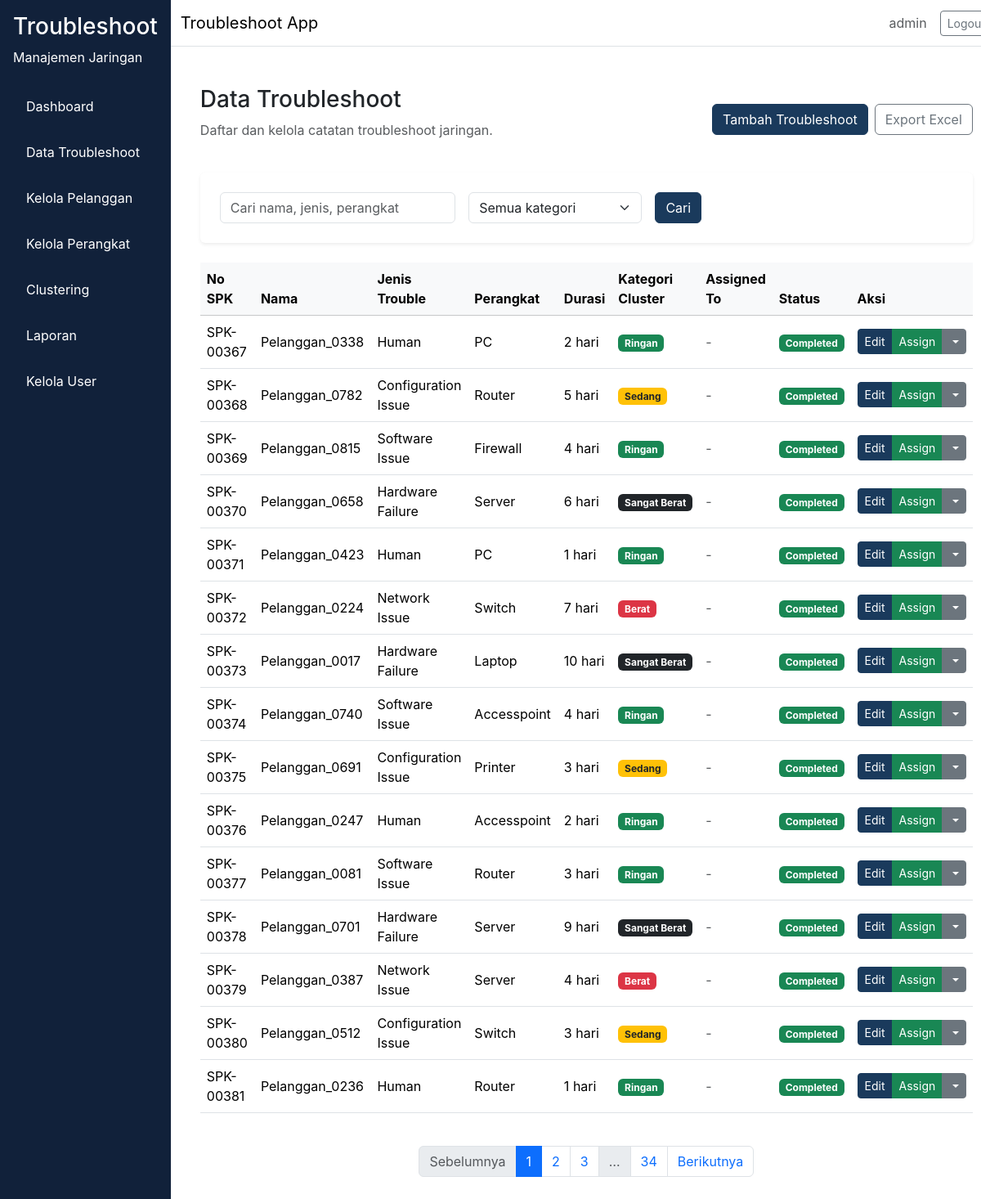
Screenshot of /troubleshoot/ (signed in) with the database file from the repository.
### app/models/user.py (models this page shows, shortened)
class User(db.Model, UserMixin):
    __tablename__ = "user"
    id = db.Column(db.Integer, primary_key=True)
    username = db.Column(db.String(64), unique=True, nullable=False)
    email = db.Column(db.String(120), unique=True, nullable=False)
    password_hash = db.Column(db.String(256), nullable=False)
    role = db.Column(db.Enum(RoleEnum), nullable=False, default=RoleEnum.teknisi)
    created_at = db.Column(db.DateTime, server_default=db.func.now(), nullable=False)
    is_active = db.Column(db.Boolean, default=True, nullable=False)

### app/models/troubleshoot.py (models this page shows, shortened)
class Troubleshoot(db.Model):
    __tablename__ = "troubleshoot"
    id = db.Column(db.Integer, primary_key=True)
    no_spk = db.Column(db.String(80), unique=True, nullable=False)
    nama_pelanggan = db.Column(db.String(150), nullable=False)
    informasi_trouble = db.Column(db.Text, nullable=False)
    jenis_trouble = db.Column(db.Enum(JenisTroubleEnum), nullable=False)
    perangkat = db.Column(db.Enum(PerangkatEnum), nullable=False)
    service = db.Column(db.Enum(ServiceEnum), nullable=False)
    tanggal_komplain = db.Column(db.DateTime, nullable=False)
    selesai_pengerjaan = db.Column(db.DateTime, nullable=True)
    durasi_pengerjaan = db.Column(db.Integer, nullable=True)
    keterangan_action = db.Column(db.Text, nullable=True)
    cluster_id = db.Column(db.Integer, nullable=True)
    kategori_cluster = db.Column(db.Enum(KategoriClusterEnum), nullable=True)
    assigned_to = db.Column(db.Integer, db.ForeignKey("user.id"), nullable=True)
    status = db.Column(db.Enum(StatusTroubleEnum), nullable=False, default=StatusTroubleEnum.Pending)
    pelanggan_id = db.Column(db.Integer, db.ForeignKey("pelanggan.id"), nullable=True)
    perangkat_id = db.Column(db.Integer, db.ForeignKey("perangkat.id"), nullable=True)
    created_by = db.Column(db.Integer, db.ForeignKey("user.id"), nullable=False)
    created_at = db.Column(db.DateTime, server_default=db.func.now(), nullable=False)
    updated_at = db.Column(db.DateTime, server_default=db.func.now(), onupdate=db.func.now(), nullable=False)
    user = db.relationship("User", backref=db.backref("troubleshoots", lazy="dynamic"), lazy="select", foreign_keys=[created_by])
    assigned_user = db.relationship("User", backref=db.backref("assigned_troubleshoots", lazy="dynamic"), lazy="select", foreign_keys=[assigned_to])

### app/routes/troubleshoot.py (the view, shortened to what this page needs)
@troubleshoot_bp.route("/")
@login_required
def index():
    page = request.args.get("page", 1, type=int)
    search = request.args.get("search", "", type=str).strip()
    kategori_filter = request.args.get("kategori", "", type=str)
    query = Troubleshoot.query
    if current_user.role.value == "teknisi":
        query = query.filter_by(assigned_to=current_user.id)
    if kategori_filter:
        kategori_enum = get_kategori_filter_enum(kategori_filter)
        if kategori_enum is not None:
            query = query.filter_by(kategori_cluster=kategori_enum)
    pagination = query.order_by(Troubleshoot.created_at.desc()).paginate(page=page, per_page=15)
    return render_template(
        "troubleshoot/index.html",
        pagination=pagination,
        search=search,
        kategori_filter=kategori_filter,
    )

### app/__init__.py (called while the page is built)
def load_user(user_id):
    return User.query.get(int(user_id))

### app/templates/troubleshoot/index.html (shortened to what this page needs)
{% extends "base.html" %}
{% block content %}
<div class="container-fluid">
  <div class="d-flex flex-column flex-md-row align-items-md-center justify-content-between mb-4 gap-3">
    <div>
      <h1 class="h3">Data Troubleshoot</h1>
      <p class="text-muted">Daftar dan kelola catatan troubleshoot jaringan.</p>
    </div>
    <div class="d-flex gap-2 flex-wrap">
      {% if current_user.role.value != 'manajer' %}
      <a href="{{ url_for('troubleshoot.tambah') }}" class="btn btn-primary">Tambah Troubleshoot</a>
      {% endif %}
      <a href="{{ url_for('troubleshoot.export') }}" class="btn btn-outline-secondary">Export Excel</a>
    </div>
  </div>
  <div class="card shadow-sm p-4 mb-4">
    <form method="GET" class="row g-3 align-items-center">
      <div class="col-md-4">
        <input type="text" name="search" class="form-control" placeholder="Cari nama, jenis, perangkat" value="{{ search }}">
      </div>
      <div class="col-md-3">
        <select class="form-select" name="kategori">
          <option value="">Semua kategori</option>
        </select>
      </div>
      <div class="col-md-auto">
        <button type="submit" class="btn btn-primary">Cari</button>
      </div>
    </form>
  </div>
  <div class="table-responsive">
    <table class="table table-hover align-middle">
      <thead class="table-light">
        <tr>
          <th>No SPK</th>
          <th>Nama</th>
          <th>Jenis Trouble</th>
          <th>Perangkat</th>
          <th>Durasi</th>
          <th>Kategori Cluster</th>
          <th>Assigned To</th>
          <th>Status</th>
          <th>Aksi</th>
        </tr>
      </thead>
      <tbody>
        {% for item in pagination.items %}
        <tr>
          <td>{{ item.no_spk }}</td>
          <td>{{ item.nama_pelanggan }}</td>
          <td>{{ item.jenis_trouble.value }}</td>
          <td>{{ item.perangkat.value }}</td>
          <td>{{ item.durasi_pengerjaan or '-' }} hari</td>
          <td>
            {% if item.kategori_cluster %}
              {% if item.kategori_cluster.value == 'Ringan' %}
                <span class="badge bg-success">Ringan</span>
              {% elif item.kategori_cluster.value == 'Sedang' %}
                <span class="badge bg-warning text-dark">Sedang</span>
              {% elif item.kategori_cluster.value == 'Berat' %}
                <span class="badge bg-danger">Berat</span>
              {% else %}
                <span class="badge bg-dark">Sangat Berat</span>
              {% endif %}
            {% else %}
              <span class="text-muted">-</span>
            {% endif %}
          </td>
          <td>
            {% if item.assigned_user %}
              <span class="badge bg-primary">{{ item.assigned_user.username }}</span>
            {% else %}
              <span class="text-muted">-</span>
            {% endif %}
          </td>
          <td>
            <span class="badge bg-{% if item.status.value == 'Pending' %}warning{% elif item.status.value == 'In Progress' %}info{% else %}success{% endif %}">
              {{ item.status.value }}
            </span>
          </td>
          <td>
            <div class="btn-group" role="group">
              <a href="{{ url_for('troubleshoot.edit', id=item.id) }}" class="btn btn-sm btn-primary" data-bs-toggle="tooltip" data-bs-placement="top" title="Edit">
                 Edit
              </a>
              {% if current_user.role.value == 'admin' %}
                <a href="{{ url_for('troubleshoot.assign', id=item.id) }}" class="btn btn-sm btn-success" data-bs-toggle="tooltip" data-bs-placement="top" title="Assign ke Teknisi">
                   Assign
                </a>
              {% endif %}
              <div class="btn-group" role="group">
                <button type="button" class="btn btn-sm btn-secondary dropdown-toggle" data-bs-toggle="dropdown" aria-expanded="false">
                </button>
              </div>
            </div>
          </td>
        </tr>
        {% else %}
        <tr>
          <td colspan="9" class="text-center text-muted">Tidak ada data.</td>
        </tr>
        {% endfor %}
      </tbody>
    </table>
  </div>
  <nav aria-label="Pagination">
    <ul class="pagination justify-content-center mt-4">
      {% if pagination.has_prev %}
        <li class="page-item">
          <a class="page-link" href="?page={{ pagination.prev_num }}&search={{ search }}&kategori={{ kategori_filter }}">Sebelumnya</a>
        </li>
      {% else %}
        <li class="page-item disabled"><span class="page-link">Sebelumnya</span></li>
      {% endif %}
      {% for page_num in pagination.iter_pages(left_edge=1, right_edge=1, left_current=2, right_current=2) %}
        {% if page_num %}
          <li class="page-item {% if page_num == pagination.page %}active{% endif %}">
            <a class="page-link" href="?page={{ page_num }}&search={{ search }}&kategori={{ kategori_filter }}">{{ page_num }}</a>
          </li>
        {% else %}
          <li class="page-item disabled"><span class="page-link">…</span></li>
        {% endif %}
      {% endfor %}
      {% if pagination.has_next %}
        <li class="page-item">
          <a class="page-link" href="?page={{ pagination.next_num }}&search={{ search }}&kategori={{ kategori_filter }}">Berikutnya</a>
        </li>
      {% else %}
        <li class="page-item disabled"><span class="page-link">Berikutnya</span></li>
      {% endif %}
    </ul>
  </nav>
</div>
{% endblock %}

### app/templates/base.html (shortened to what this page needs)
<!doctype html>
<html lang="en">
  <head>
    <link href="https://cdn.jsdelivr.net/npm/bootstrap@5.3.2/dist/css/bootstrap.min.css" rel="stylesheet">
    <link rel="stylesheet" href="{{ url_for('static', filename='css/style.css') }}">
  </head>
  <body>
    <div class="d-flex min-vh-100 bg-light">
      {% if current_user.is_authenticated %}
      <nav class="sidebar p-3">
        <div class="sidebar-header mb-4 text-white">
          <h3>Troubleshoot</h3>
          <p>Manajemen Jaringan</p>
        </div>
        <ul class="nav flex-column">
          <li class="nav-item mb-2">
            <a class="nav-link text-white" href="{{ url_for('dashboard.index') }}">Dashboard</a>
          </li>
          {% if current_user.role.value == 'teknisi' %}
            <li class="nav-item mb-2">
              <a class="nav-link text-white" href="{{ url_for('troubleshoot.my_tasks') }}">Task Saya</a>
            </li>
          {% else %}
            <li class="nav-item mb-2">
              <a class="nav-link text-white" href="{{ url_for('troubleshoot.index') }}">Data Troubleshoot</a>
            </li>
            <li class="nav-item mb-2">
              <a class="nav-link text-white" href="{{ url_for('pelanggan.index') }}">Kelola Pelanggan</a>
            </li>
            <li class="nav-item mb-2">
              <a class="nav-link text-white" href="{{ url_for('pelanggan.perangkat_index') }}">Kelola Perangkat</a>
            </li>
            {% if current_user.role.value in ['admin', 'manajer'] %}
            <li class="nav-item mb-2">
              <a class="nav-link text-white" href="{{ url_for('clustering.index') }}">Clustering</a>
            </li>
            {% endif %}
            <li class="nav-item mb-2">
              <a class="nav-link text-white" href="{{ url_for('laporan.index') }}">Laporan</a>
            </li>
          {% endif %}
          {% if current_user.role.value == 'admin' %}
          <li class="nav-item mb-2">
            <a class="nav-link text-white" href="{{ url_for('admin.users') }}">Kelola User</a>
          </li>
          {% endif %}
        </ul>
      </nav>
      {% endif %}
      <div class="flex-grow-1 d-flex flex-column">
        <nav class="navbar navbar-expand-lg navbar-light bg-white border-bottom">
          <div class="container-fluid">
            <div class="navbar-brand mb-0">Troubleshoot App</div>
            <div class="d-flex align-items-center gap-3">
              {% if current_user.is_authenticated %}
              <span class="text-muted">{{ current_user.username }}</span>
              <a class="btn btn-outline-secondary btn-sm" href="{{ url_for('auth.logout') }}">Logout</a>
              {% endif %}
            </div>
          </div>
        </nav>
        <main class="flex-grow-1 p-4 bg-white">
          {% block content %}
          {% endblock %}
        </main>
      </div>
    </div>
  </body>
</html>

### app/static/css/style.css (style rules this page uses)
:root { --primary-color: #1a3a5c; --sidebar-bg: #11213a; --content-bg: #f8f9fa; }
body { margin: 0; font-family: Inter, system-ui, -apple-system, BlinkMacSystemFont, "Segoe UI", sans-serif; background-color: var(--content-bg); }
.sidebar { width: 250px; min-height: 100vh; background-color: var(--sidebar-bg); color: #ffffff; }
.sidebar-header h3, .sidebar-header p, .sidebar .nav-link { color: #ffffff; }
.sidebar .nav-link { padding: 0.75rem 1rem; border-radius: 0.5rem; }
main { background-color: #ffffff; }
.card { border: none; }
.btn-primary { background-color: var(--primary-color); border-color: var(--primary-color); }

### rows the page displays
User: username "admin"
Troubleshoot: no_spk "SPK-00367", nama_pelanggan "Pelanggan_0338", jenis_trouble.value "Human", perangkat.value "PC", durasi_pengerjaan "2", kategori_cluster "Ringan", status.value "Completed"
Troubleshoot: no_spk "SPK-00368", nama_pelanggan "Pelanggan_0782", jenis_trouble.value "Configuration Issue", perangkat.value "Router", durasi_pengerjaan "5", kategori_cluster "Sedang", status.value "Completed"
Troubleshoot: no_spk "SPK-00369", nama_pelanggan "Pelanggan_0815", jenis_trouble.value "Software Issue", perangkat.value "Firewall", durasi_pengerjaan "4", kategori_cluster "Ringan", status.value "Completed"
Troubleshoot: no_spk "SPK-00370", nama_pelanggan "Pelanggan_0658", jenis_trouble.value "Hardware Failure", perangkat.value "Server", durasi_pengerjaan "6", kategori_cluster "Sangat Berat", status.value "Completed"
Troubleshoot: no_spk "SPK-00371", nama_pelanggan "Pelanggan_0423", jenis_trouble.value "Human", perangkat.value "PC", durasi_pengerjaan "1", kategori_cluster "Ringan", status.value "Completed"
Troubleshoot: no_spk "SPK-00372", nama_pelanggan "Pelanggan_0224", jenis_trouble.value "Network Issue", perangkat.value "Switch", durasi_pengerjaan "7", kategori_cluster "Berat", status.value "Completed"
Troubleshoot: no_spk "SPK-00373", nama_pelanggan "Pelanggan_0017", jenis_trouble.value "Hardware Failure", perangkat.value "Laptop", durasi_pengerjaan "10", kategori_cluster "Sangat Berat", status.value "Completed"
Troubleshoot: no_spk "SPK-00374", nama_pelanggan "Pelanggan_0740", jenis_trouble.value "Software Issue", perangkat.value "Accesspoint", durasi_pengerjaan "4", kategori_cluster "Ringan", status.value "Completed"
Troubleshoot: no_spk "SPK-00375", nama_pelanggan "Pelanggan_0691", jenis_trouble.value "Configuration Issue", perangkat.value "Printer", durasi_pengerjaan "3", kategori_cluster "Sedang", status.value "Completed"
Troubleshoot: no_spk "SPK-00376", nama_pelanggan "Pelanggan_0247", jenis_trouble.value "Human", perangkat.value "Accesspoint", durasi_pengerjaan "2", kategori_cluster "Ringan", status.value "Completed"
Troubleshoot: no_spk "SPK-00377", nama_pelanggan "Pelanggan_0081", jenis_trouble.value "Software Issue", perangkat.value "Router", durasi_pengerjaan "3", kategori_cluster "Ringan", status.value "Completed"
Troubleshoot: no_spk "SPK-00378", nama_pelanggan "Pelanggan_0701", jenis_trouble.value "Hardware Failure", perangkat.value "Server", durasi_pengerjaan "9", kategori_cluster "Sangat Berat", status.value "Completed"
Troubleshoot: no_spk "SPK-00379", nama_pelanggan "Pelanggan_0387", jenis_trouble.value "Network Issue", perangkat.value "Server", durasi_pengerjaan "4", kategori_cluster "Berat", status.value "Completed"
Troubleshoot: no_spk "SPK-00380", nama_pelanggan "Pelanggan_0512", jenis_trouble.value "Configuration Issue", perangkat.value "Switch", durasi_pengerjaan "3", kategori_cluster "Sedang", status.value "Completed"
Troubleshoot: no_spk "SPK-00381", nama_pelanggan "Pelanggan_0236", jenis_trouble.value "Human", perangkat.value "Router", durasi_pengerjaan "1", kategori_cluster "Ringan", status.value "Completed"

### other values shown
{{ page_num }} "1" "2" "3" "34"
